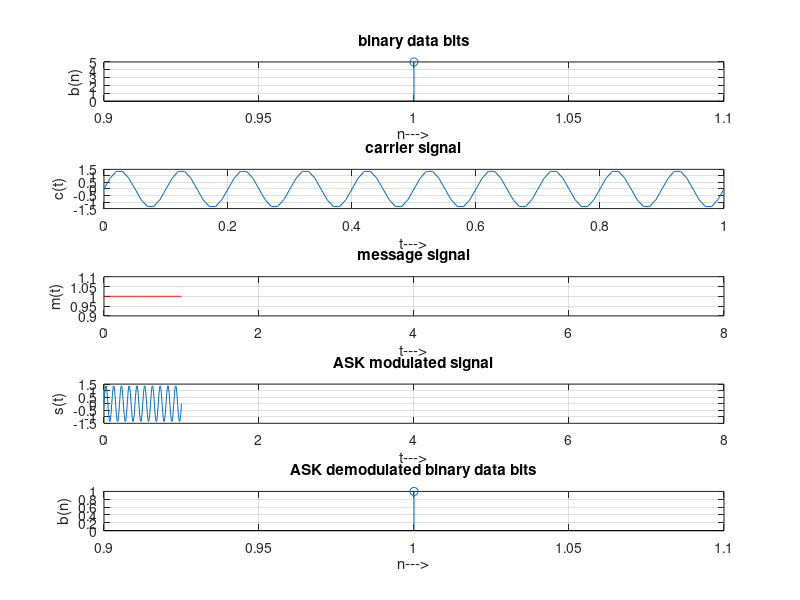

The MATLAB script that drew this image:
clc;
clear;
close all;
Tb=1;
fc=10;
t1=0;t2=Tb;
t=t1:Tb/100:t2;
%===================================================================
% GENERATE MESSAGE SIGNAL
m=input('Enter the input binary sequence');
N=length(m);
%===================================================================
% Plot the input binary data
subplot(5,1,1);
stem(m);
title('binary data bits');
xlabel('n--->');
ylabel('b(n)');
grid on
%====================================================================
% GENERATE CARRIER SIGNAL
c=sqrt(2/Tb)*sin(2*pi*fc*t);
% Plot the carrier signal
subplot(5,1,2);
plot(t,c);
title('carrier signal');
xlabel('t--->');
ylabel('c(t)');
grid on
for i=1:N
%==================================================================
% to generate msg_modified
t=[t1:Tb/100:t2];
if m(i)>0.5
m(i)=1;
m_s=ones(1,length(t));
else
m(i)=0;
m_s=zeros(1,length(t));
end
message(i,:)=m_s;
%====================================================================
% Product of carrier and message_modified
ask_sig(i,:)=c.*m_s;
t1=t1+(Tb+.01);
t2=t2+(Tb+.01);
%=====================================================================
% Plot the message signal
subplot(5,1,3);
axis([0 N -2 2]);
plot(t,message(i,:),'r');
xlim([0 8])
title('message signal');
xlabel('t--->');
ylabel('m(t)');
grid on
hold on
%======================================================================
% Plot the ASK modulated signal
subplot(5,1,4);
plot(t,ask_sig(i,:));
xlim([0 8])
title('ASK modulated signal');
xlabel('t--->');
ylabel('s(t)');grid on
hold on
end
hold off
%========================================================================
% ASK Demodulation
% t1=0;t2=Tb;
for i=1:N
t=[t1:Tb/100:t2];
% correlator
x=sum(c.*ask_sig(i,:));
% decision device
if x>0
demod(i)=1;
else
demod(i)=0;
end
t1=t1+(Tb+.01);
t2=t2+(Tb+.01);
end
%=======================================================================
% Plot the ASK demodulated binary data bits
subplot(5,1,5);
stem(demod);
title('ASK demodulated binary data bits');
xlabel('n--->');
ylabel('b(n)');
grid on
